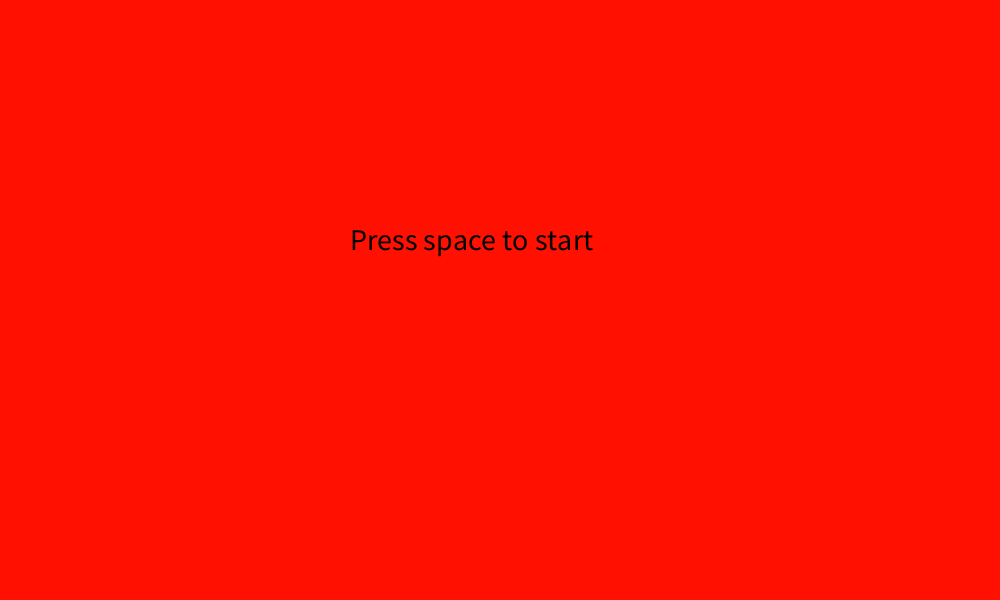
Frame 1 (no input)
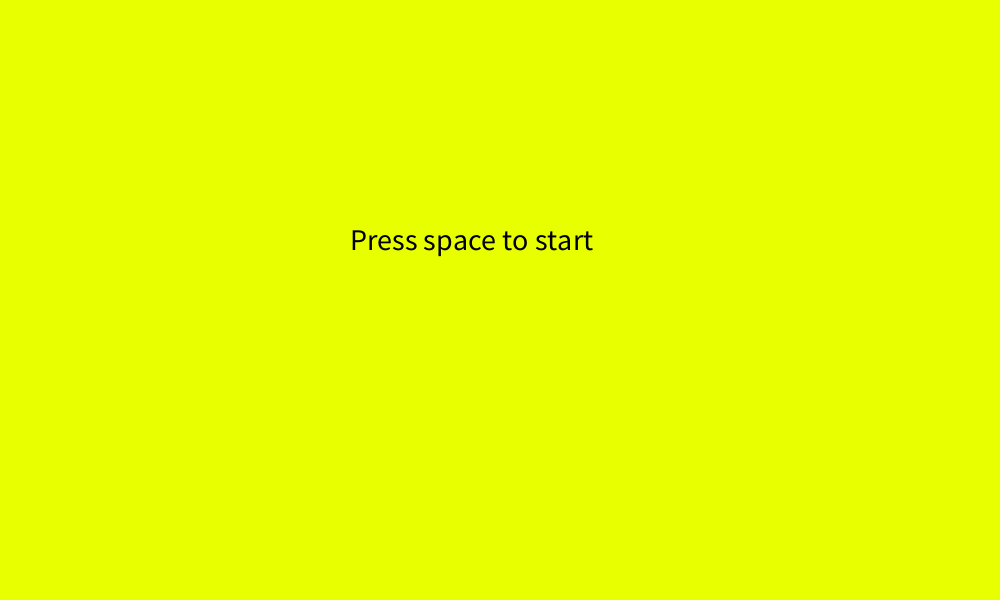
Frame 60 (the mouse pressed at the canvas centre just before this capture)
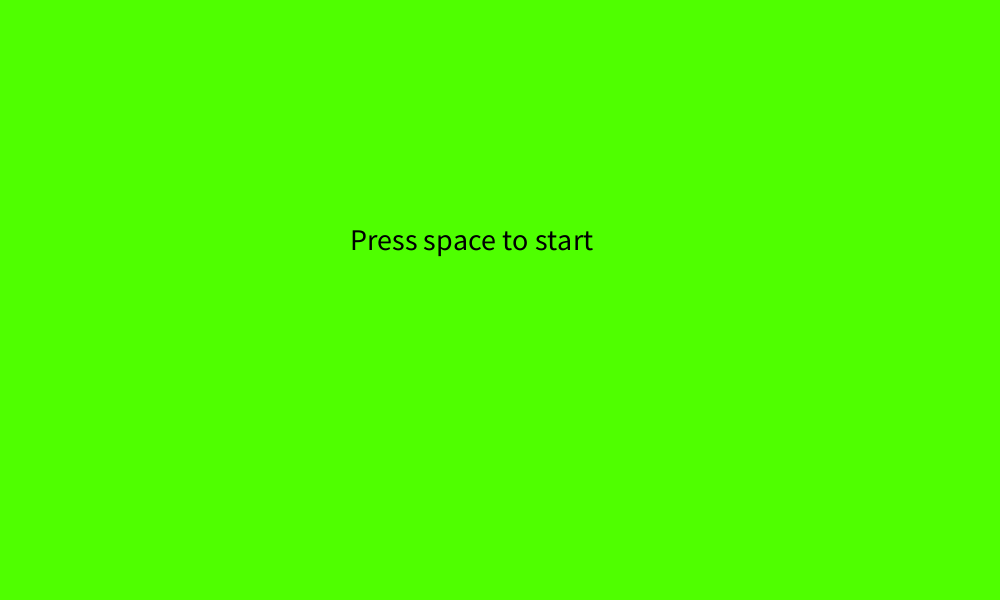
Frame 120 (the mouse held since frame 60 and released just before this capture)

The Processing sketch that drew these frames (run headless with seeded random() and noise(); from frame 60 on, the mouse is pressed at the canvas centre):

// Processing sketch: Sketch6Game
// ── Sketch6Game.pde
Player player = new Player(100,300,25,color(0,0,255));
ArrayList<Wall> walls = new ArrayList<Wall>();
int mode = 0; // 0: not started 1: playing 2: game over
boolean removeWall = false;
int count = 0;
int score = 0;
int spawnTime = 90;
float xvel = -3;
void setup() {
  size(1000,600);
}
void draw() {
  colorMode(HSB,360,100,100);
  background(map(millis()%10000,0,10000,0,360),100,100);
  colorMode(RGB);
  if (mode == 0) {
    textSize(30);
    fill(0);
    text("Press space to start", 350, 250);
  } 
  else if (mode == 1) {
    player.draw();
    player.move();
    if (count % spawnTime == 0)  {
      walls.add(new Wall(1000, random(150,450), xvel));
    }
    for (Wall wall : walls) {
      wall.draw();
      wall.move();
      if (wall.x < 0) removeWall = true;
      // check collision
      if (player.x >= wall.x && !wall.hasCollided) {
        if (player.y < wall.y-wall.gap/2 || player.y > wall.y+wall.gap/2) mode = 2;
        else {score++; wall.hasCollided = true;}
      }
      wall.xv = xvel;
    }
    if (removeWall) walls.remove(walls.get(0));
    if (count % 420 == 0) {xvel--; spawnTime -= 2;}
    count++;
    removeWall = false;
    colorMode(HSB,360,100,100);
    fill(map((millis()+5000)%10000,0,10000,0,360),100,100);
    textSize(20);
    text("Score: "+score, 900, 50);
  } 
  else if (mode == 2) {
    textSize(30);
    fill(0);
    text("Game over", 400, 250);
    text("Score: "+score, 400, 350);
  }
}
void keyPressed() {
  if (key == ' ') {
    if (mode == 0) mode++;
    else player.vy = -8;
  }
}

// ── Player.pde
class Player {
  int size;
  float x, y;
  float vy = 0;
  color c;
  Player(float _x, float _y, int _size, color _c) {
    this.x = _x; this.y = _y; this.size = _size; this.c = _c;
  }
  void move() {
    y += vy;
    vy += 0.35;
  }
  void draw() {
    fill(c);
    strokeWeight(2);
    ellipse(x, y, size, size);
  }
}

// ── Wall.pde
class Wall {
  float x, y;
  float gap = 200;
  float xv;
  boolean hasCollided = false;
  Wall(float _x, float _y, float _xv) {
    this.x = _x; this.y = _y; this.xv = _xv;
  }
  void draw() {
    stroke(100,0,0);
    strokeWeight(25);
    line(x, 0, x, y-gap/2);
    line(x, y+gap/2, x, 600);
  }
  void move() {
    x += xv;
  }
}
